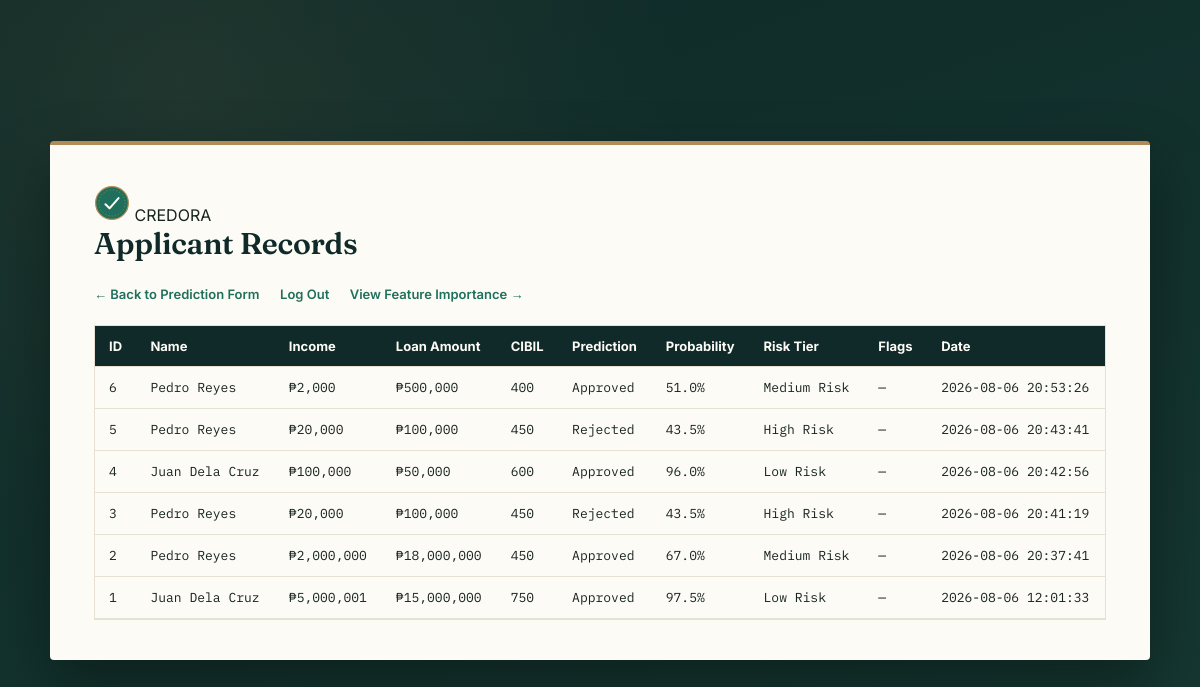
The page /records (signed in) on the database its author committed.
### tables this page shows
CREATE TABLE applications (
            id INTEGER PRIMARY KEY AUTOINCREMENT,
            applicant_name TEXT,
            no_of_dependents INTEGER,
            education TEXT,
            self_employed TEXT,
            income_annum INTEGER,
            loan_amount INTEGER,
            loan_term INTEGER,
            cibil_score INTEGER,
            residential_assets_value INTEGER,
            commercial_assets_value INTEGER,
            luxury_assets_value INTEGER,
            bank_asset_value INTEGER,
            prediction TEXT,
            probability REAL,
            risk_tier TEXT,
            created_at TEXT DEFAULT CURRENT_TIMESTAMP
        , flags TEXT DEFAULT '');

### app.py (the view)
@app.route("/records", methods=["GET"])
@login_required
def records():
    applications = get_all_applications()
    return render_template("records.html", applications=applications)

### app.py (called while the page is built)
def login_required(f):
    @wraps(f)
    def decorated_function(*args, **kwargs):
        if not session.get("logged_in"):
            return redirect(url_for("login"))
        return f(*args, **kwargs)
    return decorated_function

### database.py (called while the page is built)
def get_all_applications():
    conn = sqlite3.connect(DB_NAME)
    conn.row_factory = sqlite3.Row
    cursor = conn.cursor()
    cursor.execute("SELECT * FROM applications ORDER BY id DESC")
    rows = cursor.fetchall()
    conn.close()
    return rows

### templates/records.html (shortened to what this page needs)
<!DOCTYPE html>
<html lang="en">
<head>
    <link rel="stylesheet" href="/static/style.css">
</head>
<body>
    <div class="container wide">
        <div class="card">
            <div class="brand-row">
                <img src="/static/logo.svg" alt="Logo" width="36" height="36">
                <span class="brand-name">CREDORA</span>
            </div>
            <h1>Applicant Records</h1>
            <a class="records-link" href="/">← Back to Prediction Form</a>
            <a class="records-link" href="/logout">Log Out</a>
            <a class="records-link" href="/insights">View Feature Importance →</a>
            <div class="table-wrapper">
                <table>
                    <thead>
                        <tr>
                            <th>ID</th>
                            <th>Name</th>
                            <th>Income</th>
                            <th>Loan Amount</th>
                            <th>CIBIL</th>
                            <th>Prediction</th>
                            <th>Probability</th>
                            <th>Risk Tier</th>
                            <th>Flags</th>
                            <th>Date</th>
                        </tr>
                    </thead>
                    <tbody>
                        {% for app in applications %}
                        <tr>
                            <td>{{ app["id"] }}</td>
                            <td>{{ app["applicant_name"] }}</td>
                            <td>₱{{ "{:,.0f}".format(app["income_annum"]) }}</td>
                            <td>₱{{ "{:,.0f}".format(app["loan_amount"]) }}</td>
                            <td>{{ app["cibil_score"] }}</td>
                            <td>
                                {% if app["prediction"] == "Approved" %}
                                    <span class="tag approved">Approved</span>
                                {% else %}
                                    <span class="tag rejected">Rejected</span>
                                {% endif %}
                            </td>
                            <td>{{ app["probability"] }}%</td>
                            <td>{{ app["risk_tier"] }}</td>
                            <td>
                                {% if app["flags"] %}
                                    <span class="tag rejected">⚠ Flagged</span>
                                {% else %}
                                    —
                                {% endif %}
                            </td>
                            <td>{{ app["created_at"] }}</td>
                        </tr>
                        {% else %}
                        <tr><td colspan="10">No applications yet.</td></tr>
                        {% endfor %}
                    </tbody>
                </table>
            </div>
        </div>
    </div>
</body>
</html>

### static/style.css (style rules this page uses)
* { margin: 0; padding: 0; box-sizing: border-box; }
:root { --ink: #0F2A28; --ink-2: #163832; --emerald: #1F6F5C; --emerald-dark: #164F42; --gold: #B08D57; --paper: #FDFBF6; --paper-line: #E7E1D3; --text-dark: #16241F; --text-muted: #6B7A75; --brick: #A5401F; --brick-bg: #FBEAE2; --emerald-bg: #E4F0EB; }
body { font-family: 'Inter', Arial, sans-serif; background: radial-gradient(circle at 15% 10%, rgba(176,141,87,0.10), transparent 40%), linear-gradient(160deg, var(--ink), var(--ink-2)); min-height: 100vh; display: flex; align-items: center; justify-content: center; padding: 40px 15px; color: var(--text-dark); }
.container { width: 100%; max-width: 640px; }
.container.wide { max-width: 1100px; }
.card { background: var(--paper); border-radius: 4px; padding: 40px 44px; box-shadow: 0 25px 60px rgba(0,0,0,0.35); border-top: 4px solid var(--gold); position: relative; }
h1 { font-family: 'Fraunces', serif; font-weight: 600; color: var(--ink); font-size: 30px; letter-spacing: -0.01em; margin-bottom: 6px; }
.records-link { display: inline-block; margin-top: 18px; margin-right: 16px; color: var(--emerald); text-decoration: none; font-size: 13px; font-weight: 600; }
.table-wrapper { overflow-x: auto; margin-top: 22px; border: 1px solid var(--paper-line); }
table { width: 100%; border-collapse: collapse; font-size: 13px; }
th, td { padding: 12px 14px; text-align: left; border-bottom: 1px solid var(--paper-line); white-space: nowrap; }
td { font-family: 'IBM Plex Mono', monospace; }
th { background: var(--ink); color: var(--paper) }

### rows shown on the page
applications: id "6", applicant_name "Pedro Reyes", income_annum "2,000", loan_amount "500,000", cibil_score "400", prediction "Approved", probability "51.0", risk_tier "Medium Risk", created_at "2026-08-06 20:53:26"
applications: id "5", applicant_name "Pedro Reyes", income_annum "20,000", loan_amount "100,000", cibil_score "450", prediction "Rejected", probability "43.5", risk_tier "High Risk", created_at "2026-08-06 20:43:41"
applications: id "4", applicant_name "Juan Dela Cruz", income_annum "100,000", loan_amount "50,000", cibil_score "600", prediction "Approved", probability "96.0", risk_tier "Low Risk", created_at "2026-08-06 20:42:56"
applications: id "3", applicant_name "Pedro Reyes", income_annum "20,000", loan_amount "100,000", cibil_score "450", prediction "Rejected", probability "43.5", risk_tier "High Risk", created_at "2026-08-06 20:41:19"
applications: id "2", applicant_name "Pedro Reyes", income_annum "2,000,000", loan_amount "18,000,000", cibil_score "450", prediction "Approved", probability "67.0", risk_tier "Medium Risk", created_at "2026-08-06 20:37:41"
applications: id "1", applicant_name "Juan Dela Cruz", income_annum "5,000,001", loan_amount "15,000,000", cibil_score "750", prediction "Approved", probability "97.5", risk_tier "Low Risk", created_at "2026-08-06 12:01:33"
